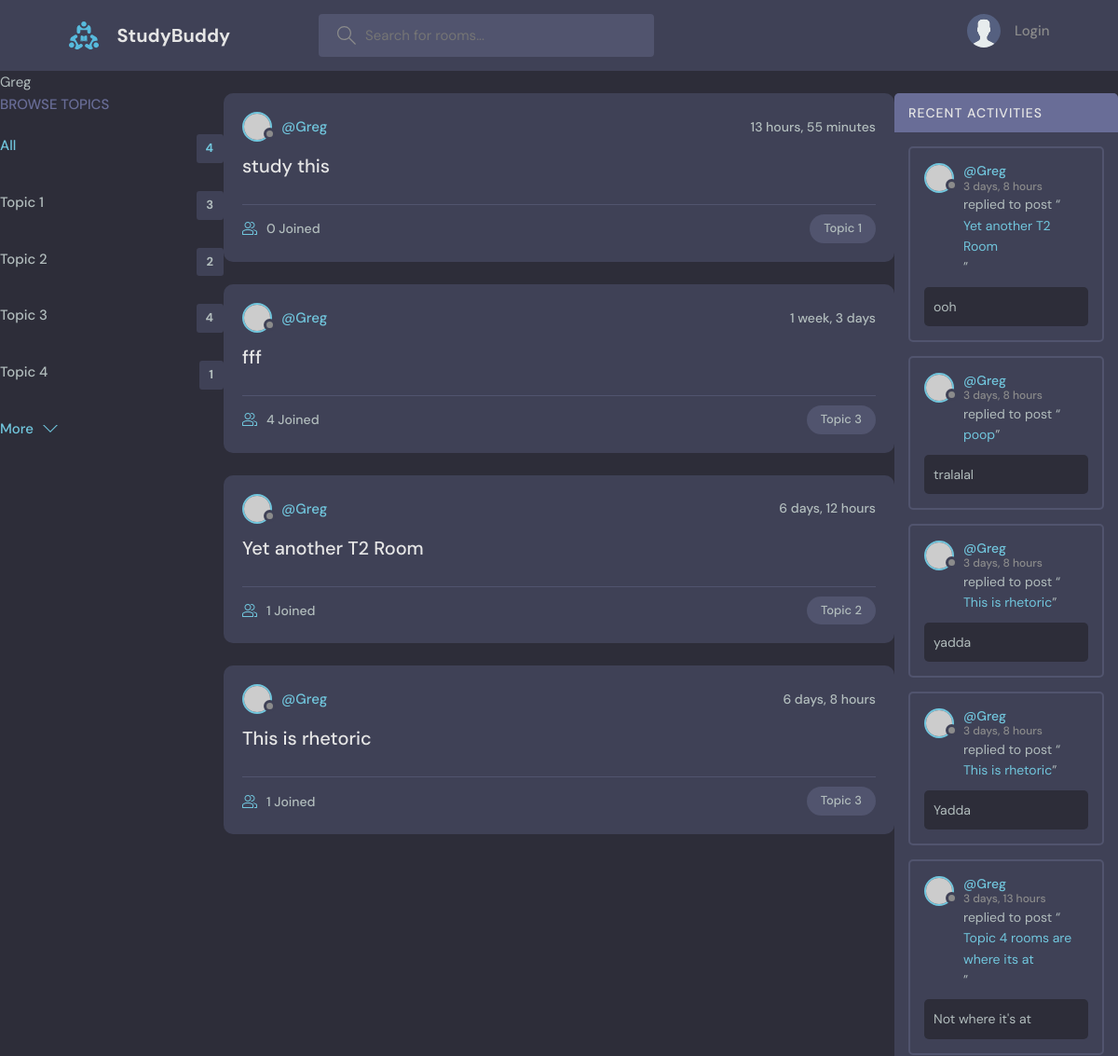
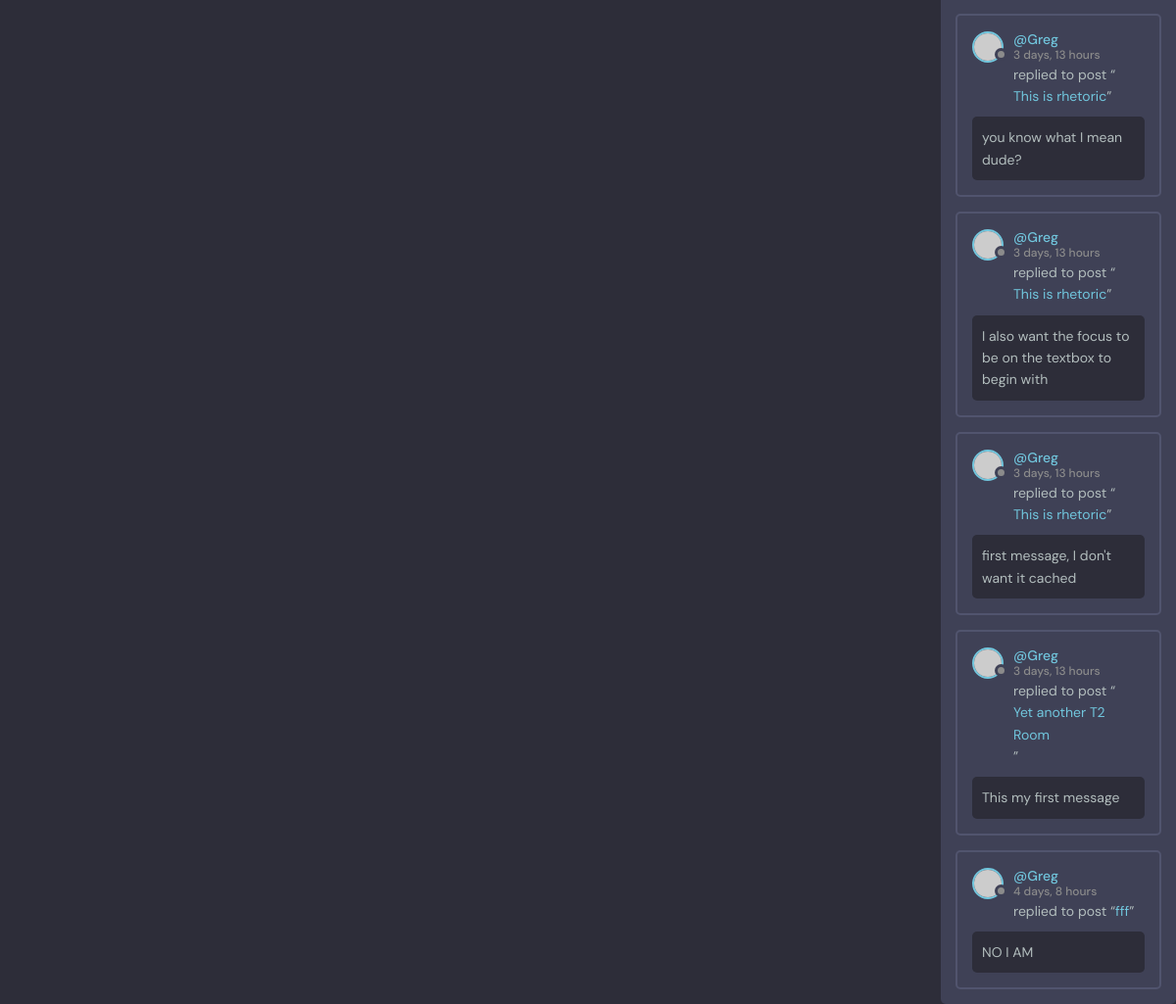
The app's page /userProfile/5 with its own data (2 pictures, top to bottom).
### base/models.py (models this page shows)
class Topic(models.Model):
    name = models.CharField(max_length=200)
    def __str__(self):
        return self.name

class Room(models.Model):
    host = models.ForeignKey(User, on_delete=models.SET_NULL, null=True) # On delete of the user, this field is set
    topic = models.ForeignKey(Topic, on_delete=models.SET_NULL, null=True)
    name = models.CharField(max_length=200)
    description = models.TextField(null=True, blank=True)  # the null input arguments allow the database to have a
    participants = models.ManyToManyField(User, related_name='participants', blank=True)
    updated = models.DateTimeField(auto_now=True)  # Any time the save method is called, this will auto populate
    created = models.DateTimeField(auto_now_add=True)  # The difference between auto_now and auto_add_now is that
    class Meta:
        ordering = ['-updated', '-created']
    def __str__(self):
        return self.name

class Message(models.Model):
    user = models.ForeignKey(User, on_delete=models.CASCADE)
    room = models.ForeignKey(Room, on_delete=models.CASCADE)  # Cascade means if the foreign key is deleted, this
    body = models.TextField()
    updated = models.DateTimeField(auto_now=True)
    created = models.DateTimeField(auto_now_add=True)
    class Meta:
        ordering = ['-updated', '-created']
    def __str__(self):
        return self.body[0:50]  # Return only the first 50 characters

### base/views.py (the view)
# urls.py: path('userProfile/<str:pk>', views.userProfile, name='user-profile'),
def userProfile(request, pk):
    user = User.objects.get(id=pk)
    rooms = user.room_set.all()
    user_messages = user.message_set.all()
    topics = Topic.objects.all()
    context = {'user': user, 'rooms': rooms, 'room_messages': user_messages, 'topics': topics}
    return render(request, 'base/User_Profile.html', context)

### base/Templates/Base/User_Profile.html (shortened to what this page needs)
{% extends 'MainTemplate.html' %}
{% block content %}
<h> {{user.username}}</h>
<div class="user-profile">
    <div>
        {% include 'base/Topics_Component.html' %}
    </div>
    <div>
        {% include 'base/Feed_Component.html' %}
    </div>
    <div>
        {% include 'base/Activity_Component.html' %}
    </div>
</div>
{% endblock content %}

### base/Templates/Base/Topics_Component.html
        <div class="topics">
          <div class="topics__header">
            <h2>Browse Topics</h2>
          </div>
          <ul class="topics__list">
            <li>
              <a href="{%url 'home' %}" class="active">All <span>{{topics.count}}</span></a>
            </li>
            {% for topic in topics %}
            <li>
              <a href =" {%url 'home' %}?q={{topic.name}} ">{{topic}}<span>{{topic.room_set.all.count}}</span></a>
            </li>
            {% endfor %}
          </ul>
          <a class="btn btn--link" href="topics.html">
            More
            <svg version="1.1" xmlns="http://www.w3.org/2000/svg" width="32" height="32" viewBox="0 0 32 32">
              <title>chevron-down</title>
              <path d="M16 21l-13-13h-3l16 16 16-16h-3l-13 13z"></path>
            </svg>
          </a>
        </div>

### base/Templates/Base/Feed_Component.html (shortened to what this page needs)
{% for room in rooms %}
<div class="roomListRoom">
    <div class="roomListRoom__header">
        <a href="{% url 'user-profile' room.host.id %}" class="roomListRoom__author">
            <div class="avatar avatar--small">
                <img src="https://randomuser.me/api/portraits/women/11.jpg"/>
            </div>
            <span>@{{room.host.username}}</span>
        </a>
        <div class="roomListRoom__actions">
            <span>{{room.created|timesince}}</span>
        </div>
    </div>
    <div class="roomListRoom__content">
        <a href="{% url 'room' room.id %}">{{room.name}}</a>
    </div>
    <div class="roomListRoom__meta">
        <a href="{% url 'room' room.id %}" class="roomListRoom__joined">
            {{room.participants.all.count}} Joined
        </a>
        <p class="roomListRoom__topic">{{room.topic.name}}</p>
    </div>
</div>
{% endfor %}

### base/Templates/Base/Activity_Component.html (shortened to what this page needs)
<div class="activities">
    <div class="activities__header">
        <h2>Recent Activities</h2>
    </div>
    {% for message in room_messages %}
    <div class="activities__box">
        <div class="activities__boxHeader roomListRoom__header">
            <a href="{% url 'user-profile' message.user.id %}" class="roomListRoom__author">
                <div class="avatar avatar--small">
                    <img src="https://randomuser.me/api/portraits/women/11.jpg"/>
                </div>
                <p>
                    @{{message.user}}
                    <span>{{message.created|timesince}}</span>
                </p>
            </a>
        </div>
        <div class="activities__boxContent">
            <p>replied to post “<a href="{% url 'room' message.room.id %}">{{message.room.name}}</a>”</p>
            <div class="activities__boxRoomContent">
                {{message.body}}
            </div>
        </div>
    </div>
    {% endfor %}
</div>

### Static/styles/style.css (style rules this page uses)
:root { --color-main: #71c6dd; --color-main-light: #e1f6fb; --color-dark: #3f4156; --color-dark-medium: #51546e; --color-dark-light: #696d97; --color-light: #e5e5e5; --color-gray: #8b8b8b; --color-light-gray: #b2bdbd; --color-bg: #2d2d39; --color-success: #5dd693; --color-error: #fc4b0b; }
* { font-family: "DM Sans", -apple-system, BlinkMacSystemFont, "Segoe UI", Roboto, Oxygen, Ubuntu, Cantarell, "Open Sans", "Helvetica Neue", sans-serif; margin: 0; padding: 0; box-sizing: border-box; text-rendering: optimizeLegibility; font-size: inherit; }
html { font-size: 56.25%; }
@media only screen and (min-width: 1200px) { html { font-size: 62.5%; } }
body { line-height: 1.6; font-weight: 400; font-size: 1.5rem; color: var(--color-light-gray); background-color: var(--color-bg); min-height: 100vh; }
img { width: 100%; }
a { display: inline-block; color: var(--color-main); text-decoration: none; }
.btn { background-color: transparent; border: none; display: inline-flex; align-items: center; gap: 1rem; cursor: pointer; transition: all ease-in-out 0.3s; padding: 1rem 2rem; border-radius: 5px; box-shadow: 1px 1px 3px 1px rgba(0, 0, 0, 0.15); font-weight: 500; }
.btn--link { border-radius: 0; padding: 0; color: var(--color-main); box-shadow: none; }
.btn > svg { fill: currentColor; width: 1.6rem; height: 1.6rem; }
.avatar { position: relative; display: inline-block; border-radius: 50%; border: 2px solid var(--color-main); }
.avatar img { display: block; border-radius: 50%; object-fit: cover; object-position: center; }
.avatar::after { content: ""; display: block; position: absolute; background-color: var(--color-gray); z-index: 111; border-radius: 50%; border: 0.3rem solid var(--color-dark); }
.avatar.avatar--small img { width: 2.8rem; height: 2.8rem; }
.avatar.avatar--small:after { width: 0.7rem; height: 0.7rem; bottom: 0px; right: -6px; }
.topics__header { margin-bottom: 2rem; }
.topics__header h2 { text-transform: uppercase; font-weight: 500; color: var(--color-dark-light); }
.topics__list { list-style: none; }
.topics__list li a { display: flex; justify-content: space-between; margin-bottom: 3rem; font-weight: 500; color: var(--color-light-gray); transition: all 0.3s ease-in-out; }
.topics__list li a.active, .topics__list li a:hover { color: var(--color-main); }
.topics__list li a span { padding: 0.5rem 1rem; background-color: var(--color-dark); border-radius: 3px; font-size: 1.3rem; font-weight: 700; letter-spacing: 1px; }
.roomListRoom { margin-bottom: 2.4rem; background-color: var(--color-dark); border-radius: 1rem; padding: 2rem; }
.roomListRoom__header { display: flex; justify-content: space-between; align-items: center; }
.roomListRoom__author { font-weight: 500; display: flex; align-items: center; gap: 1rem; }
.roomListRoom__actions { display: flex; align-items: flex-start; gap: 1rem; position: relative; }
.roomListRoom__actions span { font-size: 1.4rem; font-weight: 500; }
.roomListRoom__content { margin: 1rem 0; }
.roomListRoom__content a { font-size: 2rem; font-weight: 500; margin-bottom: 1.5rem; color: var(--color-light); transition: all 0.3s ease-in-out; }
.roomListRoom__meta { border-top: 1px solid var(--color-dark-medium); padding-top: 1rem; display: flex; align-items: center; justify-content: space-between; }
.roomListRoom__joined { color: var(--color-light-gray); display: flex; align-items: center; gap: 1rem; font-size: 1.4rem; font-weight: 500; }
.roomListRoom__joined svg { fill: var(--color-main); width: 1.6rem; height: 1.6rem; }
.roomListRoom__topic { padding: 5px 1.5rem; background-color: var(--color-dark-medium); border-radius: 5rem; font-weight: 500; font-size: 1.3rem; }
.activities { background: var(--color-dark); border-radius: 5px; overflow: hidden; }
.activities__header h2 { background-color: var(--color-dark-light); text-transform: uppercase; font-weight: 500; padding: 1rem 1.5rem; color: var(--color-light); letter-spacing: 1px; font-size: 1.4rem; }
.activities__box { margin: 1.5rem; padding: 1.5rem; border: 2px solid var(--color-dark-medium); border-radius: 5px; }
.activities__boxHeader p { font-size: 1.4rem; line-height: 1.3; }
.activities__boxHeader p span { color: var(--color-gray); font-size: 1.2rem; display: block; }
.activities__boxContent { margin-left: 4.2rem; }
.activities__boxContent { font-size: 1.4rem; }
.activities__boxRoomContent { background: var(--color-bg); padding: 1rem; border-radius: 5px; margin-top: 1rem; margin-left: -4.2rem; }

### records on screen
Topic: name "Topic 1", room_set.all.count "3"
Topic: name "Topic 2", room_set.all.count "2"
Topic: name "Topic 3", room_set.all.count "4"
Topic: name "Topic 4", room_set.all.count "1"
Room: host.username "Greg", created "13 hours, 55 minutes", name "study this", participants.all.count "0", topic.name "Topic 1"
Room: host.username "Greg", created "1 week, 3 days", name "fff", participants.all.count "4", topic.name "Topic 3"
Room: host.username "Greg", created "6 days, 12 hours", name "Yet another T2 Room", participants.all.count "1", topic.name "Topic 2"
Room: host.username "Greg", created "6 days, 8 hours", name "This is rhetoric", participants.all.count "1", topic.name "Topic 3"
Message: user "Greg", created "3 days, 8 hours", room.name "Yet another T2 Room", body "ooh"
Message: user "Greg", created "3 days, 8 hours", room.name "poop", body "tralalal"
Message: user "Greg", created "3 days, 8 hours", room.name "This is rhetoric", body "yadda"
Message: user "Greg", created "3 days, 8 hours", room.name "This is rhetoric", body "Yadda"
Message: user "Greg", created "3 days, 13 hours", room.name "Topic 4 rooms are where its at", body "Not where it's at"
Message: user "Greg", created "3 days, 13 hours", room.name "This is rhetoric", body "you know what I mean dude?"
Message: user "Greg", created "3 days, 13 hours", room.name "This is rhetoric", body "I also want the focus to be on the textbox to begin with"
Message: user "Greg", created "3 days, 13 hours", room.name "This is rhetoric", body "first message, I don't want it cached"
Message: user "Greg", created "3 days, 13 hours", room.name "Yet another T2 Room", body "This my first message"
Message: user "Greg", created "4 days, 8 hours", room.name "fff", body "NO I AM"

### other values on screen
{{ user.username }} "Greg"
{{ topics.count }} "4"
